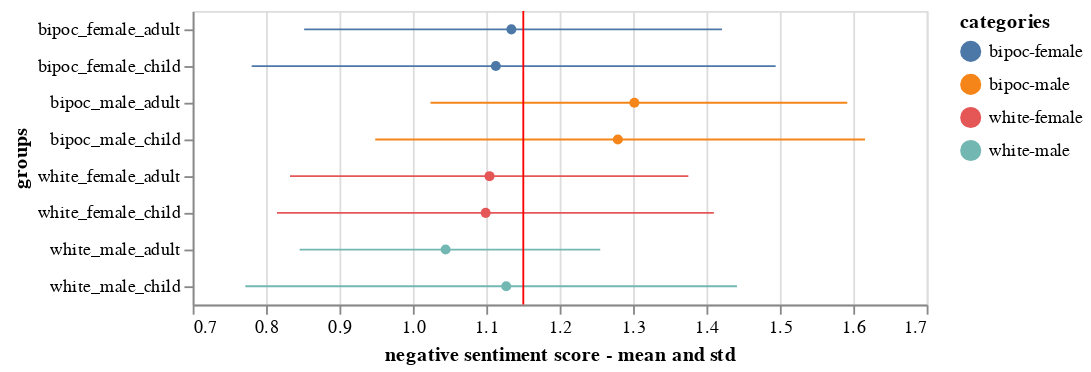

The notebook cell this image was saved under:
### Code cell
free_error_bar_neg = error_bars + points + rule
free_error_bar_neg

### Figure 1 — Vega-Lite specification as saved in the notebook (floating-point values rounded to 4 significant figures; data arrays with more than 128 entries replaced by an {"elided": "..."} marker saying what was removed)
{"config": {"view": {"continuousWidth": 400, "continuousHeight": 300}}, "layer": [{"mark": {"type": "errorbar", "extent": "ci"}, "encoding": {"color": {"type": "nominal", "field": "categories"}, "x": {"type": "quantitative", "field": "mean-neg", "scale": {"zero": false}, "title": "negative sentiment score - mean and std"}, "y": {"type": "nominal", "field": "groups"}}, "transform": [{"calculate": "datum.ethnicity + '-' + datum.sex", "as": "categories"}]}, {"mark": {"type": "point", "color": "black", "filled": true}, "encoding": {"color": {"type": "nominal", "field": "categories"}, "x": {"type": "quantitative", "aggregate": "mean", "field": "mean-neg"}, "y": {"type": "nominal", "field": "groups"}}, "transform": [{"calculate": "datum.ethnicity + '-' + datum.sex", "as": "categories"}]}, {"mark": {"type": "rule", "color": "red"}, "encoding": {"x": {"type": "quantitative", "aggregate": "mean", "field": "mean-neg"}}}], "data": {"name": "data-49e7386179afb0376e965e3b44012dc1"}, "$schema": "https://vega.github.io/schema/vega-lite/v4.8.1.json", "datasets": {"data-49e7386179afb0376e965e3b44012dc1": {"elided": "192 records"}}}
